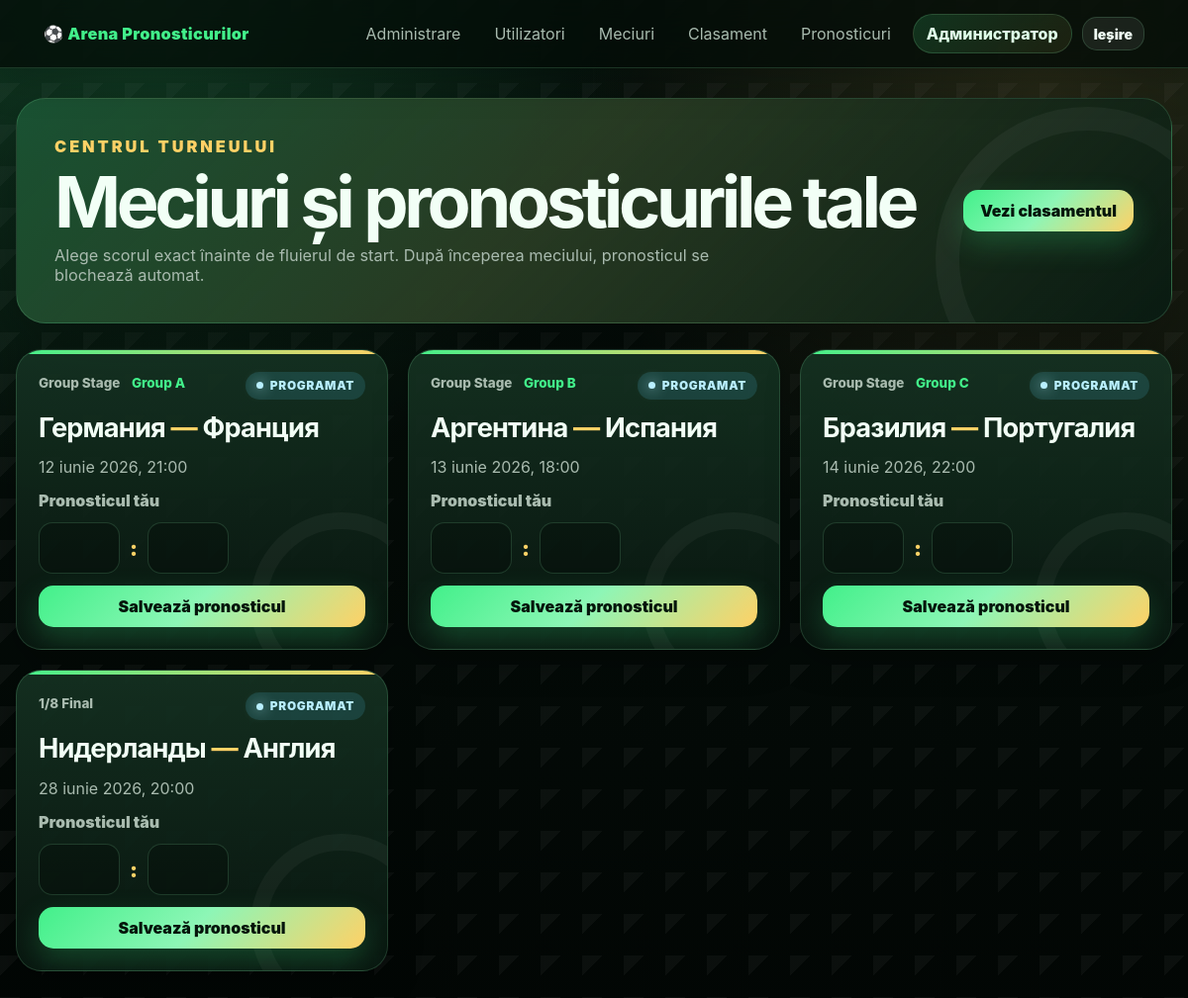
Page / (signed in) on the earlier database version.
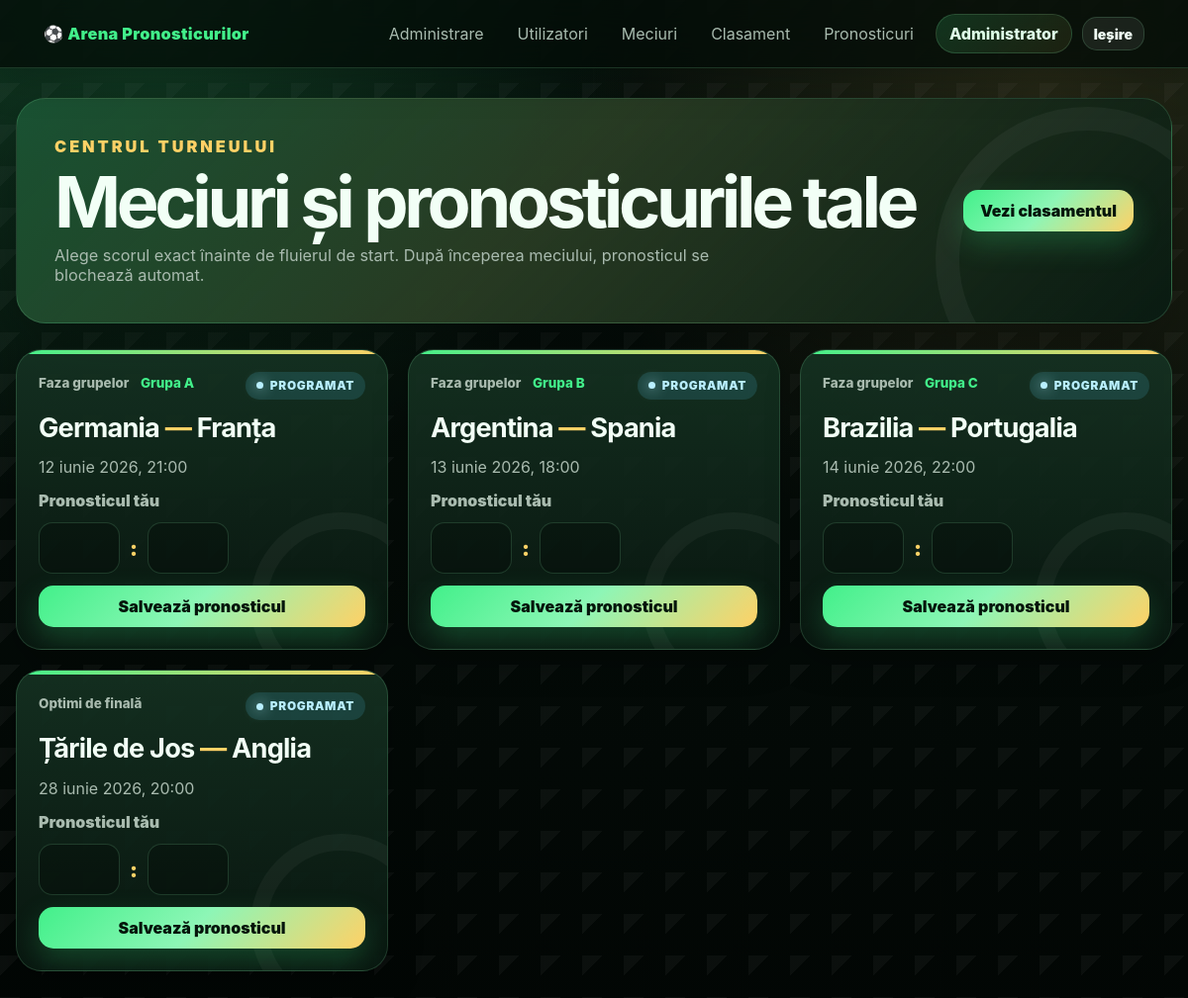
Same page on the later database version.
### tables this page shows
CREATE TABLE IF NOT EXISTS users (
    id INT UNSIGNED AUTO_INCREMENT PRIMARY KEY,
    login VARCHAR(80) NOT NULL UNIQUE,
    password_hash VARCHAR(255) NOT NULL,
    role ENUM('admin', 'user') NOT NULL DEFAULT 'user',
    display_name VARCHAR(120) NOT NULL,
    created_at TIMESTAMP NOT NULL DEFAULT CURRENT_TIMESTAMP,
    updated_at TIMESTAMP NOT NULL DEFAULT CURRENT_TIMESTAMP ON UPDATE CURRENT_TIMESTAMP
);

CREATE TABLE IF NOT EXISTS matches (
    id INT UNSIGNED AUTO_INCREMENT PRIMARY KEY,
    tournament_stage VARCHAR(120) NOT NULL,
    group_name VARCHAR(80) NULL,
    team_home VARCHAR(120) NOT NULL,
    team_away VARCHAR(120) NOT NULL,
    match_datetime DATETIME NOT NULL,
    home_score TINYINT UNSIGNED NULL,
    away_score TINYINT UNSIGNED NULL,
    status ENUM('scheduled', 'live', 'finished') NOT NULL DEFAULT 'scheduled',
    created_at TIMESTAMP NOT NULL DEFAULT CURRENT_TIMESTAMP,
    updated_at TIMESTAMP NOT NULL DEFAULT CURRENT_TIMESTAMP ON UPDATE CURRENT_TIMESTAMP,
    INDEX idx_matches_datetime (match_datetime),
    INDEX idx_matches_status (status)
);

### db.php (called while the page is built, shortened)
<?php
function getDb(): PDO
{
    static $pdo = null;
    if ($pdo === null) {
        $dsn = 'mysql:host=' . DB_HOST . ';dbname=' . DB_NAME . ';charset=utf8mb4';
        $pdo = new PDO($dsn, DB_USER, DB_PASS, [
            PDO::ATTR_ERRMODE => PDO::ERRMODE_EXCEPTION,
            PDO::ATTR_DEFAULT_FETCH_MODE => PDO::FETCH_ASSOC,
            PDO::ATTR_EMULATE_PREPARES => false,
        ]);
    }
    return $pdo;
}

### includes/auth.php (called while the page is built, shortened)
<?php
require_once __DIR__ . '/../db.php';
require_once __DIR__ . '/helpers.php';
function currentUser(): ?array
{
    $stmt = getDb()->prepare('SELECT id, login, role, display_name FROM users WHERE id = ?');
    $stmt->execute([$_SESSION['user_id']]);
    $user = $stmt->fetch();
    return $user ?: null;
}
function isAdmin(?array $user): bool
{
    return $user && $user['role'] === 'admin';
}

### index.php (the view, shortened to what this page needs)
<?php
require_once __DIR__ . '/includes/auth.php';
$user = requireLogin();
$pdo = getDb();
$stmt = $pdo->prepare(
    'SELECT m.*, p.predicted_home_score, p.predicted_away_score, p.points
     FROM matches m
     LEFT JOIN predictions p ON p.match_id = m.id AND p.user_id = ?
     ORDER BY m.match_datetime ASC, m.id ASC'
);
$stmt->execute([$user['id']]);
$matches = $stmt->fetchAll();
require __DIR__ . '/includes/header.php';
?>
<section class="hero">
    <div>
        <p class="eyebrow">Centrul turneului</p>
        <h1>Meciuri și pronosticurile tale</h1>
        <p>Alege scorul exact înainte de fluierul de start. După începerea meciului, pronosticul se blochează automat.</p>
    </div>
    <a class="btn btn-primary" href="leaderboard.php">Vezi clasamentul</a>
</section>
<div class="match-grid">
<?php foreach ($matches as $match): ?>
    <?php
    $locked = isMatchLocked($match['match_datetime']);
    $secondsLeft = secondsUntilMatch($match['match_datetime']);
    $hasPrediction = $match['predicted_home_score'] !== null;
    ?>
    <article class="match-card">
        <div class="match-card-head">
            <div>
                <span class="stage"><?= e($match['tournament_stage']) ?></span>
                <?php if ($match['group_name']): ?><span class="group"><?= e($match['group_name']) ?></span><?php endif; ?>
            </div>
            <?= statusBadge($match['status']) ?>
        </div>
        <h2><?= e($match['team_home']) ?> <span>—</span> <?= e($match['team_away']) ?></h2>
        <div class="match-time">
            <?php if (!$locked && $secondsLeft <= 86400): ?>
                Până la start: <strong class="countdown" data-start="<?= e((new DateTime($match['match_datetime'], new DateTimeZone(APP_TIMEZONE)))->format(DateTime::ATOM)) ?>">--:--:--</strong>
            <?php else: ?>
                <?= e(formatMatchDate($match['match_datetime'])) ?>
            <?php endif; ?>
        </div>
        <?php if (!$locked): ?>
            <form action="save_prediction.php" method="post" class="prediction-form">
                <label>Pronosticul tău</label>
                <div class="score-inputs">
                    <input type="number" name="predicted_home_score" min="0" max="20" required value="<?= $hasPrediction ? (int) $match['predicted_home_score'] : '' ?>">
                    <span>:</span>
                    <input type="number" name="predicted_away_score" min="0" max="20" required value="<?= $hasPrediction ? (int) $match['predicted_away_score'] : '' ?>">
                </div>
                <button class="btn btn-primary" type="submit"><?= $hasPrediction ? 'Actualizează pronosticul' : 'Salvează pronosticul' ?></button>
            </form>
        <?php endif; ?>
    </article>
<?php endforeach; ?>
</div>
<?php require __DIR__ . '/includes/footer.php'; ?>

### includes/header.php (shortened to what this page needs)
<?php
require_once __DIR__ . '/auth.php';
$user = currentUser();
$isAdminPage = str_contains($_SERVER['SCRIPT_NAME'] ?? '', '/admin/');
$basePrefix = $isAdminPage ? '../' : '';
?>
<!doctype html>
<html lang="ro">
<head>
    <link rel="stylesheet" href="<?= $basePrefix ?>assets/css/style.css">
</head>
<body>
<header class="topbar">
    <a class="brand" href="<?= $basePrefix ?>index.php">⚽ Arena Pronosticurilor</a>
    <nav class="nav">
        <?php if ($user): ?>
            <?php if (isAdmin($user)): ?>
                <a href="<?= $basePrefix ?>admin/dashboard.php">Administrare</a>
                <a href="<?= $basePrefix ?>admin/users.php">Utilizatori</a>
                <a href="<?= $basePrefix ?>admin/matches.php">Meciuri</a>
            <?php endif; ?>
            <a href="<?= $basePrefix ?>leaderboard.php">Clasament</a>
            <a href="<?= $basePrefix ?>predictions_matrix.php">Pronosticuri</a>
            <span class="user-chip"><?= e($user['display_name']) ?></span>
            <a class="btn btn-small" href="<?= $basePrefix ?>logout.php">Ieșire</a>
        <?php endif; ?>
    </nav>
</header>
<main class="container">

### includes/helpers.php (shortened to what this page needs)
<?php
function e(?string $value): string
{
    return htmlspecialchars((string) $value, ENT_QUOTES, 'UTF-8');
}
function formatMatchDate(string $dateTime): string
{
    $date = new DateTime($dateTime, new DateTimeZone(APP_TIMEZONE));
    $months = [
        1 => 'ianuarie', 2 => 'februarie', 3 => 'martie', 4 => 'aprilie',
        5 => 'mai', 6 => 'iunie', 7 => 'iulie', 8 => 'august',
        9 => 'septembrie', 10 => 'octombrie', 11 => 'noiembrie', 12 => 'decembrie',
    ];
    return $date->format('j') . ' ' . $months[(int) $date->format('n')] . ' ' . $date->format('Y, H:i');
}
function isMatchLocked(string $dateTime): bool
{
    $now = new DateTime('now', new DateTimeZone(APP_TIMEZONE));
    $matchTime = new DateTime($dateTime, new DateTimeZone(APP_TIMEZONE));
    return $now >= $matchTime;
}
function secondsUntilMatch(string $dateTime): int
{
    $now = new DateTime('now', new DateTimeZone(APP_TIMEZONE));
    $matchTime = new DateTime($dateTime, new DateTimeZone(APP_TIMEZONE));
    return max(0, $matchTime->getTimestamp() - $now->getTimestamp());
}
function statusBadge(string $status): string
{
    $labels = [
        'scheduled' => 'Programat',
        'live' => 'În direct',
        'finished' => 'Finalizat',
    ];
    $label = $labels[$status] ?? ucfirst($status);
    return '<span class="badge badge-' . e($status) . '">' . e($label) . '</span>';
}

### includes/footer.php (shortened to what this page needs)
</main>
</body>
</html>

Differences in the rows shown:
changed users: display_name "Администратор" → "Administrator"
changed matches: tournament_stage "Group Stage" → "Faza grupelor"; group_name "Group A" → "Grupa A"; team_home "Германия" → "Germania"; team_away "Франция" → "Franța"
changed matches: tournament_stage "Group Stage" → "Faza grupelor"; group_name "Group B" → "Grupa B"; team_home "Аргентина" → "Argentina"; team_away "Испания" → "Spania"
changed matches: tournament_stage "Group Stage" → "Faza grupelor"; group_name "Group C" → "Grupa C"; team_home "Бразилия" → "Brazilia"; team_away "Португалия" → "Portugalia"
changed matches: tournament_stage "1/8 Final" → "Optimi de finală"; team_home "Нидерланды" → "Țările de Jos"; team_away "Англия" → "Anglia"
